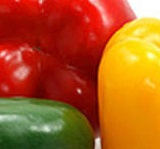
#> input picture 2_ImagesAsFuctions/capsicum2.jpg, 160 x 149 px
$ jupyter execute 1_ImagesAreMatrices.ipynb
#> lines starting #> are read from the running program, lines starting #| are printed output that depends on the picture
[cell 1]
from PIL import Image
import cv2

[cell 2]
im = Image.open('capsicum2.jpg')
#> im is the input picture: PIL image 160x149 RGB; mean R, G, B 176.5, 89, 29.3
pixels = list(im.getdata())
#> pixels = 23840 items
print("\n Pixels = \n", pixels)
#> (printed output is left out)

[cell 3]
im.show()

# Heading 1
## h
### h
#### heading

[cell 4]
import numpy as np
import cv2

[cell 5]
image = cv2.imread('capsicum.jpg')
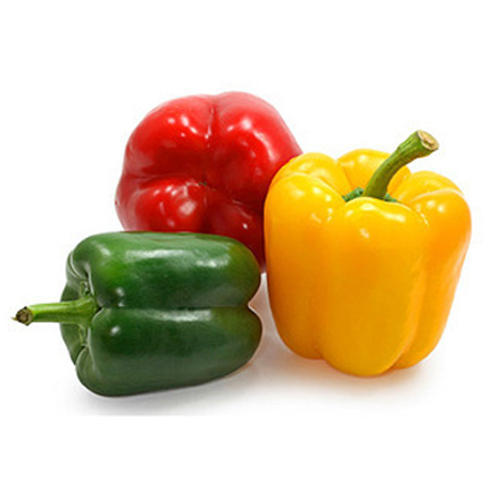
#> input picture 2_ImagesAsFuctions/capsicum.jpg, 500 x 500 px
#> image is the input picture: shape (500, 500, 3); mean B, G, R 170.5, 200.2, 220.9
cv2.imshow('Original image', image)  # reading the original image
cv2.waitKey(0)  # holds the screen

[cell 6]
(h, w, d) = image.shape
#> h = 500; w = 500; d = 3
print("width = {}, height = {}, depth = {}".format(w, h, d))

[cell 7]
# BGR because openCv is kinda weird
grayImage = cv2.cvtColor(image, cv2.COLOR_BGR2GRAY)
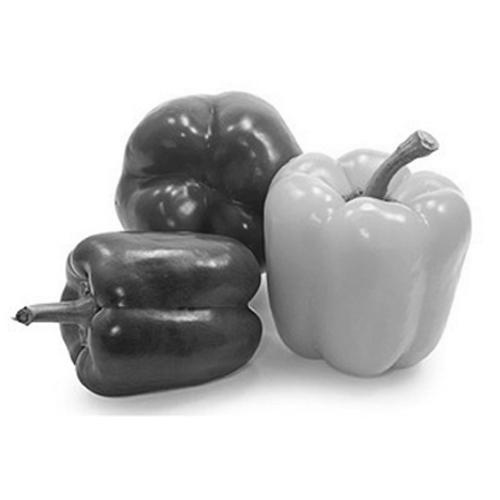
#> grayImage: shape (500, 500); min 7, max 255, mean 203

cv2.imshow('Grayscaled image', grayImage)
cv2.waitKey(0)

[cell 8]
#  gives R, G, B values at a particular location
(B, G, R) = image[130, 150]
#> B = 27; G = 38; R = 230
print("\n Image values \n R = {}, G = {}, B = {}".format(R, G, B))
